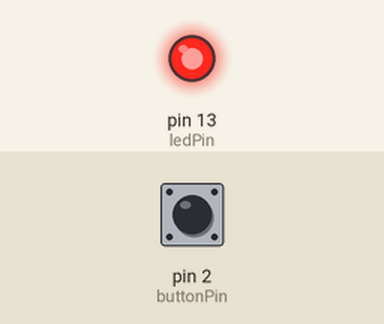
Bench run of a sketch on a simulated Arduino Uno, built with avr-gcc and run on an emulated ATmega328P. Parts: output pins drawn as LEDs (lit = HIGH). The inputs (shaded band) are chosen by the test bench; at power-on: pin 2 (buttonPin) HIGH. Sleep ends after the set time or at an interrupt.

Above: at 2.5 s.
At 9.0 s:
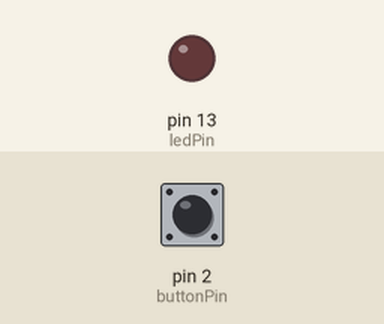
Timing chart, 0 to 17.1 s (numbered marks = the images above):
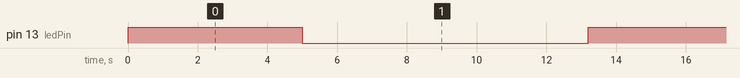

The sketch:

sketch.ino
```cpp
/**
 * @file sleep_watchdog_interrupt.ino
 * @mainpage AVR Sleep i Watchdog Prekid
 *
 * @section overview Pregled modula
 * Ovaj primjer demonstrira kako koristiti sleep mode i watchdog prekide na AVR mikrokontroleru
 * kako bi se smanjila potrošnja energije. Uređaj se budi iz "power-down" moda korištenjem watchdog
 * timera ili eksternog prekida uz pomoć tipkala na INT0 pinu.
 *
 * @section funkcionalnosti Ključne funkcionalnosti
 * - Sleep mode: Uređaj ulazi u SLEEP_MODE_PWR_DOWN radi štednje energije
 * - Watchdog timer: Automatsko buđenje nakon ~8 sekundi
 * - Eksterni prekid: Buđenje putem INT0 prekida (tipkalo)
 *
 * @section konfiguracija Shema spajanja
 * - LED dioda na pin 13
 * - Tipkalo povezano na pin 2 (INT0), s internim pull-up otporom
 *
 * @section autor Autor
 * Mislav Dobrinić
 * @date 9. travnja 2025.
 * @version 1.0
 * @note Licenca: MIT Licenca
 */

#include <avr/sleep.h>
#include <avr/wdt.h>
#include <avr/interrupt.h>

const int ledPin = 13;     ///< Pin za LED indikator
const int buttonPin = 2;   ///< Pin za eksterni prekid (INT0)

volatile bool wakeUpFlag = false; ///< Zastavica za buđenje iz sleep moda

/**
 * @brief ISR za vanjski prekid INT0
 * Postavlja zastavicu za buđenje.
 */
ISR(INT0_vect) {
  wakeUpFlag = true;
}

/**
 * @brief ISR za Watchdog prekid
 * Postavlja zastavicu za buđenje.
 */
ISR(WDT_vect) {
  wakeUpFlag = true;
}

/**
 * @brief Inicijalizacija periferije i prekida
 */
void setup() {
  pinMode(ledPin, OUTPUT);
  pinMode(buttonPin, INPUT_PULLUP);

  // Konfiguracija vanjskog prekida na padajući brid
  EICRA |= (1 << ISC01);
  EIMSK |= (1 << INT0);

  sei(); // Omogući globalne prekide
}

/**
 * @brief Glavna petlja programa
 * LED dioda svijetli 5 sekundi, zatim se mikrokontroler uspava do idućeg buđenja.
 */
void loop() {
  digitalWrite(ledPin, HIGH);
  delay(5000);
  digitalWrite(ledPin, LOW);

  enterSleepMode(); // Ulazak u sleep mode
}

/**
 * @brief Ulazak u power-down sleep mode
 * Uključuje watchdog timer i deaktivira ADC radi štednje, zatim se mikrokontroler uspava.
 */
void enterSleepMode() {
  wakeUpFlag = false;
  setupWatchdog(); // Omogući watchdog ako se koristi

  ADCSRA &= ~(1 << ADEN); // Isključi ADC radi uštede
  set_sleep_mode(SLEEP_MODE_PWR_DOWN);
  sleep_enable();
  sleep_cpu();

  while (!wakeUpFlag) {}

  sleep_disable();
  ADCSRA |= (1 << ADEN); // Ponovno uključi ADC
  wdt_disable();         // Isključi watchdog nakon buđenja
}

/**
 * @brief Konfiguracija Watchdog timera
 * Postavlja watchdog da generira prekid nakon ~8 sekundi.
 */
void setupWatchdog() {
  MCUSR &= ~(1 << WDRF);
  WDTCSR |= (1 << WDCE) | (1 << WDE);
  WDTCSR = (1 << WDIE) | (1 << WDP3) | (1 << WDP0); // Timeout ~8s
}
```

Measured:
- by itself, pin 13 (ledPin): alternates HIGH for 5.0 s and LOW for 8.2 s
